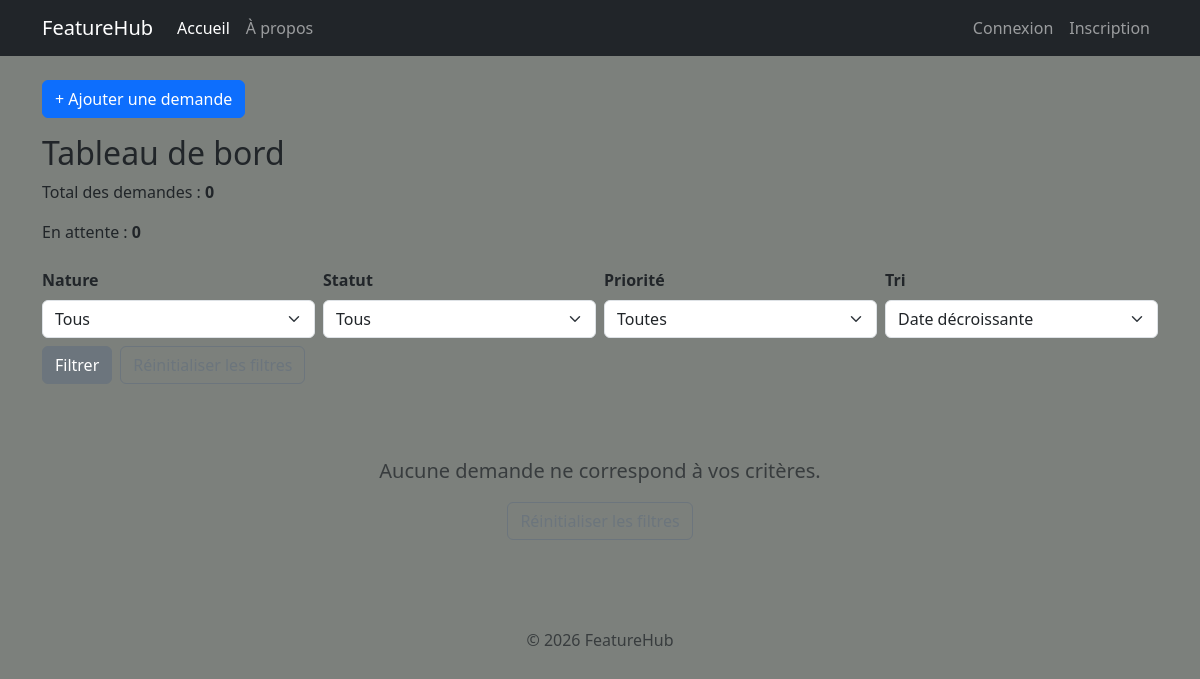
Before: / with the older database file.
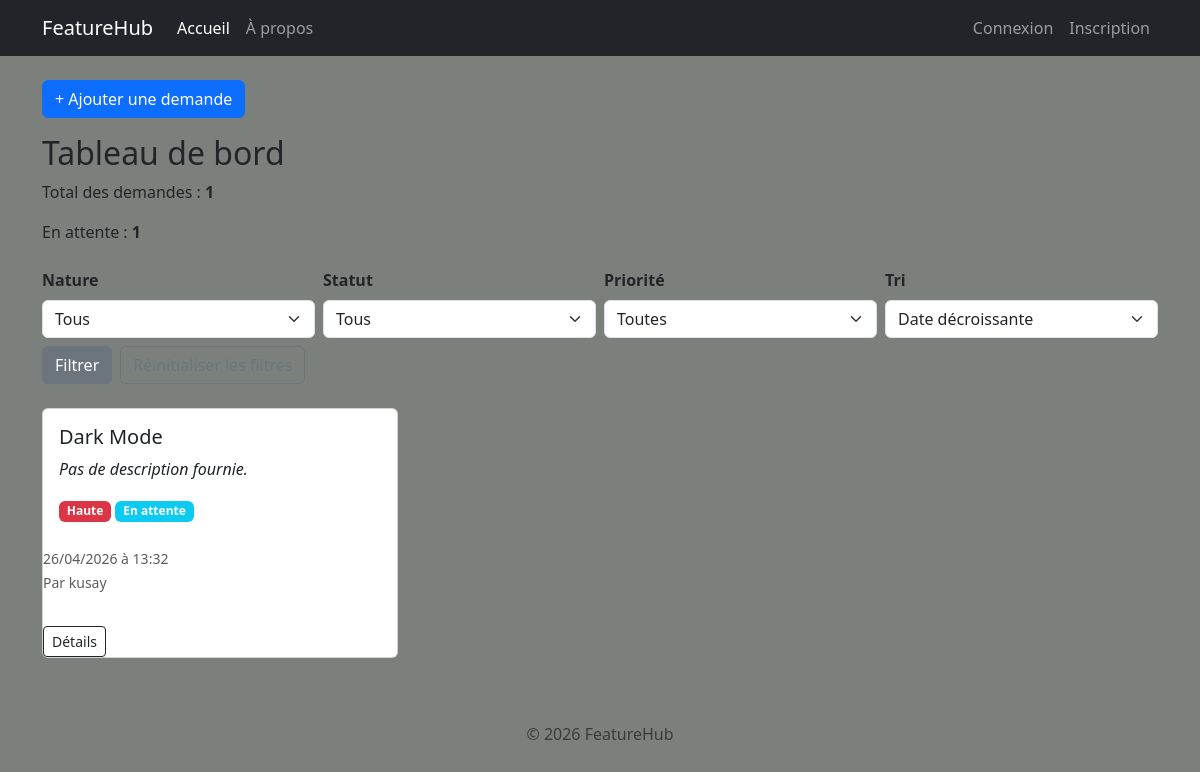
After: the same page with the newer database file.
### app/models.py (models this page shows, shortened)
class FeatureRequest(db.Model):
    __tablename__ = 'feature_requests'
    id          = db.Column(db.Integer, primary_key=True)
    title       = db.Column(db.String(100), nullable=False)
    description = db.Column(db.Text)
    status      = db.Column(db.String, default='En attente')
    nature      = db.Column(db.String, default='Feature')
    priority    = db.Column(db.String, default='Moyenne')
    created_at  = db.Column(db.DateTime, default=lambda: datetime.now(timezone.utc))
    filename    = db.Column(db.String, nullable=True)
    author_id   = db.Column(db.Integer, db.ForeignKey('users.id')) # clé étrangère

class User(UserMixin, db.Model):
    __tablename__ = 'users'
    id            = db.Column(db.Integer, primary_key=True)
    username      = db.Column(db.String(80), unique=True, nullable=False)
    password_hash = db.Column(db.String(128))
    features      = db.relationship('FeatureRequest', backref='author', lazy=True)

### app/main/routes.py (the view, shortened to what this page needs)
@main.route('/')
def index():
    nature_filter   = request.args.get('nature', '')
    status_filter   = request.args.get('status', '')
    priority_filter = request.args.get('priority', '')
    sort_filter     = request.args.get('sort', 'date_desc')
    query = FeatureRequest.query
    if nature_filter:
        query = query.filter(FeatureRequest.nature == nature_filter)
    if status_filter:
        query = query.filter(FeatureRequest.status == status_filter)
    if priority_filter:
        query = query.filter(FeatureRequest.priority == priority_filter)
    if sort_filter == 'date_asc':
        query = query.order_by(FeatureRequest.created_at.asc())
    elif sort_filter == 'title_az':
        query = query.order_by(FeatureRequest.title.asc())
    else:  # 'date_desc' par défaut
        query = query.order_by(FeatureRequest.created_at.desc())
    features = query.all()
    en_attente = sum(1 for f in features if f.status == 'En attente')
    return render_template(
        'main/index.html',
        features=features,
        en_attente=en_attente,
        active_page='index',
        nature_filter=nature_filter,
        status_filter=status_filter,
        priority_filter=priority_filter,
        sort_filter=sort_filter,
    )

### app/templates/main/index.html (shortened to what this page needs)
{% extends 'base.html' %}
{% block content %}
    <div class="mb-3">
        <a href="{{ url_for('main.add_feature') }}" class="btn btn-primary">+ Ajouter une demande</a>
    </div>
    <div class="mb-4">
        <h2>Tableau de bord</h2>
        <p>Total des demandes : <strong>{{ features | length }}</strong></p>
        <p>En attente : <strong>{{ en_attente }}</strong></p>
    </div>
    <form method="GET" action="{{ url_for('main.index') }}" class="row g-2 mb-4 align-items-end">
        <div class="col-sm-6 col-md-3">
            <label for="nature" class="form-label fw-semibold">Nature</label>
            <select name="nature" id="nature" class="form-select">
                <option value="" {% if not nature_filter %}selected{% endif %}>Tous</option>
            </select>
        </div>
        <div class="col-sm-6 col-md-3">
            <label for="status" class="form-label fw-semibold">Statut</label>
            <select name="status" id="status" class="form-select">
                <option value="" {% if not status_filter %}selected{% endif %}>Tous</option>
            </select>
        </div>
        <div class="col-sm-6 col-md-3">
            <label for="priority" class="form-label fw-semibold">Priorité</label>
            <select name="priority" id="priority" class="form-select">
                <option value="" {% if not priority_filter %}selected{% endif %}>Toutes</option>
            </select>
        </div>
        <div class="col-sm-6 col-md-3">
            <label for="sort" class="form-label fw-semibold">Tri</label>
            <select name="sort" id="sort" class="form-select">
                <option value="date_desc" {% if sort_filter == 'date_desc' %}selected{% endif %}>Date décroissante</option>
            </select>
        </div>
        <div class="col-12 d-flex gap-2">
            <button type="submit" class="btn btn-secondary">Filtrer</button>
            <a href="{{ url_for('main.index') }}" class="btn btn-outline-secondary">Réinitialiser les filtres</a>
        </div>
    </form>
    {% if features %}
        <div class="row">
            {% for feature in features %}
                {% include 'main/card.html' %}
            {% endfor %}
        </div>
    {% else %}
        <div class="text-center py-5 text-muted">
            <p class="fs-5">Aucune demande ne correspond à vos critères.</p>
            <a href="{{ url_for('main.index') }}" class="btn btn-outline-secondary">Réinitialiser les filtres</a>
        </div>
    {% endif %}
{% endblock %}

### app/templates/base.html (shortened to what this page needs)
<!DOCTYPE html>
<html lang="fr">
<head>
    <link href="https://cdn.jsdelivr.net/npm/bootstrap@5.3.0/dist/css/bootstrap.min.css" rel="stylesheet">
    <link rel="stylesheet" href="{{ url_for('static', filename='css/style.css') }}">
</head>
<body>
    <nav class="navbar navbar-expand-lg navbar-dark bg-dark">
        <div class="container">
            <a class="navbar-brand" href="{{ url_for('main.index') }}">FeatureHub</a>
            <div class="navbar-nav me-auto">
                <a class="nav-link {% if active_page == 'index' %}active{% endif %}" href="{{ url_for('main.index') }}">Accueil</a>
                <a class="nav-link {% if active_page == 'about' %}active{% endif %}" href="{{ url_for('main.about') }}">À propos</a>
            </div>
            <div class="navbar-nav">
                {% if current_user.is_authenticated %}
                    <span class="navbar-text me-3">Bonjour, {{ current_user.username }}</span>
                    <a class="nav-link" href="{{ url_for('auth.logout') }}">Déconnexion</a>
                {% else %}
                    <a class="nav-link {% if active_page == 'login' %}active{% endif %}" href="{{ url_for('auth.login') }}">Connexion</a>
                    <a class="nav-link {% if active_page == 'register' %}active{% endif %}" href="{{ url_for('auth.register') }}">Inscription</a>
                {% endif %}
            </div>
        </div>
    </nav>
    <main class="container my-4">
        {% block content %}{% endblock %}
    </main>
    <footer class="text-center text-muted py-3">
        {% block footer %}© 2026 FeatureHub{% endblock %}
    </footer>
</body>
</html>

### app/templates/main/card.html
<div class="col-md-4 mb-4">
    <div class="card h-100">
        <div class="card-body">
            <h5 class="card-title">
                <a href="{{ url_for('main.view_feature', feature_id=feature.id) }}" class="text-decoration-none text-dark">{{ feature.title }}</a>
            </h5>
            <p class="card-text">
                {% if feature.description %}
                    {{ feature.description }}
                {% else %}
                    <em>Pas de description fournie.</em>
                {% endif %}
            </p>
            {% if feature.priority == 'Haute' %}
                <span class="badge bg-danger">{{ feature.priority }}</span>
            {% elif feature.priority == 'Moyenne' %}
                <span class="badge bg-warning text-dark">{{ feature.priority }}</span>
            {% else %}
                <span class="badge bg-secondary">{{ feature.priority }}</span>
            {% endif %}
            {% if feature.status == 'En attente' %}
                <span class="badge bg-info">{{ feature.status }}</span>
            {% elif feature.status == 'Validé' %}
                <span class="badge bg-success">{{ feature.status }}</span>
            {% else %}
                <span class="badge bg-danger">{{ feature.status }}</span>
            {% endif %}
        </div>
        <p class="card-text mt-2">
            <small class="text-muted">{{ feature.created_at.strftime('%d/%m/%Y à %H:%M') }}</small><br>
            <small class="text-muted">Par {{ feature.author.username if feature.author else 'Inconnu' }}</small>
        </p>
        <div class="mt-3">
            <a href="{{ url_for('main.view_feature', feature_id=feature.id) }}" class="btn btn-sm btn-outline-dark">Détails</a>
        </div>
    </div>
</div>

### app/static/css/style.css (style rules this page uses)
body { background-color: #7c807c; }

Changed rows visible on the page:
added FeatureRequest: title "Dark Mode", description "Pas de description fournie.", priority "Haute", status "En attente", created_at "26/04/2026 à 13:32", author "kusay"
Other visible differences:
{{ features | length }}: "0" → "1"
{{ en_attente }}: "0" → "1"
text no longer shown: "Aucune demande ne correspond à vos critères."
